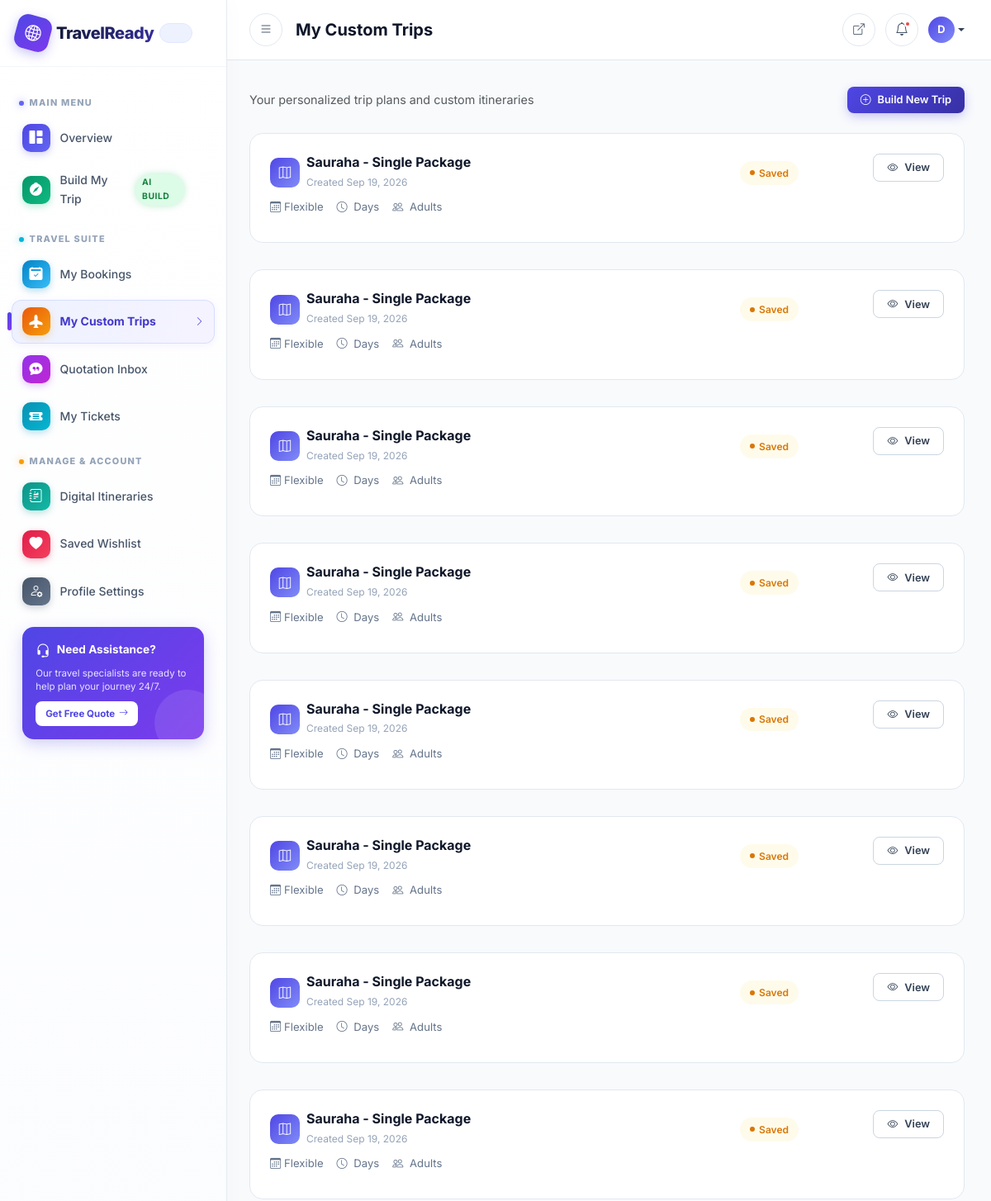
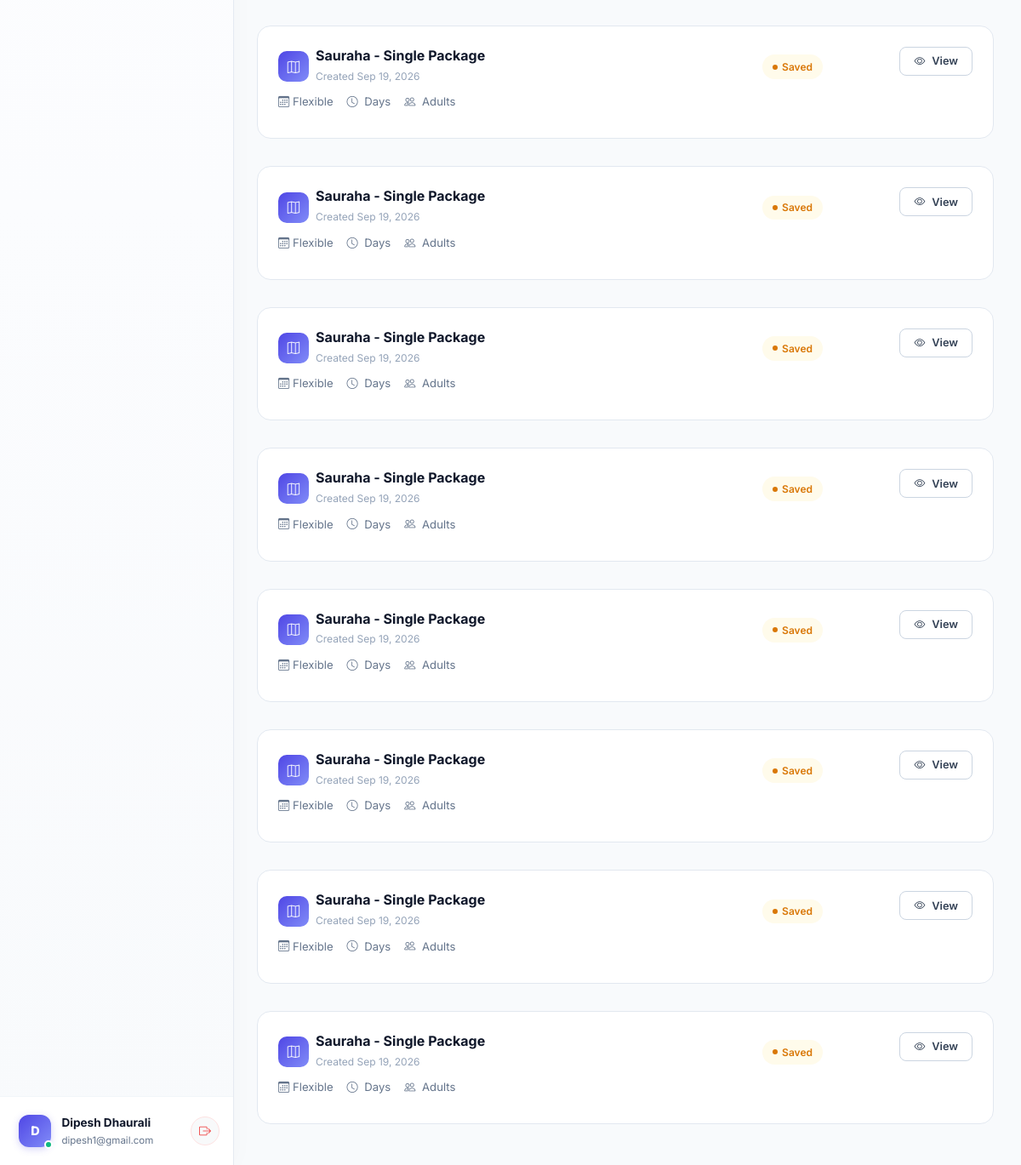
The app's page /dashboard/my-trips/ (signed in) with its own data (2 pictures, top to bottom).
### apps/custom_trips/models.py (models this page shows, shortened)
class CustomTrip(models.Model):
    PACKAGE_TYPE_CHOICES = [
        ('SINGLE', 'Single'),
        ('COUPLE', 'Couple'),
        ('FAMILY', 'Family'),
    ]
    HOTEL_CATEGORY_CHOICES = [
        ('BUDGET', 'Budget'),
        ('THREE_STAR', '3 Star'),
        ('FOUR_STAR', '4 Star'),
        ('LUXURY', 'Luxury'),
    ]
    STATUS = [
        ('DRAFT', 'Draft'),
        ('SAVED', 'Saved'),
        ('CONVERTED', 'Converted to Booking'),
    ]
    trip_name = models.CharField(max_length=255)
    user = models.ForeignKey(
        User,
        on_delete=models.CASCADE,
        related_name='custom_trips',
    )
    total_days = models.IntegerField(default=0)
    package_type = models.CharField(
        max_length=15,
        choices=PACKAGE_TYPE_CHOICES,
        blank=True,
        null=True,
    )
    selected_hotel_category = models.CharField(
        max_length=15,
        choices=HOTEL_CATEGORY_CHOICES,
        blank=True,
        null=True,
    )
    adults = models.IntegerField(default=1)
    children = models.IntegerField(default=0)
    infants = models.IntegerField(default=0)
    selected_activities = models.ManyToManyField(
        'destinations.Activity',
        blank=True,
    )
    selected_transportation = models.ManyToManyField(
        'destinations.Transportation',
        blank=True,
    )
    total_calculated_price = models.DecimalField(
        max_digits=12,
        decimal_places=2,
        default=0,
    )
    is_booked = models.BooleanField(default=False)
    status = models.CharField(
        max_length=15,
        choices=STATUS,
        default='DRAFT',
    )
    notes = models.TextField(blank=True)
    created_at = models.DateTimeField(auto_now_add=True)
    updated_at = models.DateTimeField(auto_now=True)

### apps/accounts/views.py (the view)
@login_required
def my_trips(request):
    trips = CustomTrip.objects.filter(
        user=request.user
    ).order_by('-updated_at')
    context = {
        'trips': trips,
    }
    return render(request, 'dashboard/my_trips.html', context)

### templates/dashboard/my_trips.html (shortened to what this page needs)
{% extends 'dashboard/base_dashboard.html' %}
{% block dashboard_page_title %}My Custom Trips{% endblock %}
{% block dashboard_content %}
<div class="d-flex justify-content-between align-items-center mb-4 flex-wrap gap-3">
    <p class="text-muted mb-0" style="font-size:0.9rem;">Your personalized trip plans and custom itineraries</p>
    <a href="{% url 'custom_trips:trip_builder' %}" class="tr-btn tr-btn-primary tr-btn-sm">
        <i class="bi bi-plus-circle"></i> Build New Trip
    </a>
</div>
{% if trips %}
<div class="d-flex flex-column gap-3">
    {% for trip in trips %}
    <div class="tr-booking-card animate-fadeInUp">
        <div class="d-flex flex-wrap gap-3 align-items-start justify-content-between">
            <div class="flex-grow-1">
                <div class="d-flex align-items-center gap-2 mb-2 flex-wrap">
                    <div style="width:36px;height:36px;border-radius:10px;background:linear-gradient(135deg,#4f46e5,#818cf8);display:flex;align-items:center;justify-content:center;flex-shrink:0;">
                        <i class="bi bi-map" style="color:white;font-size:0.9rem;"></i>
                    </div>
                    <div>
                        <h5 class="fw-bold mb-0" style="font-size:1rem;">{{ trip.trip_name|default:"My Custom Trip" }}</h5>
                        <span style="font-size:0.75rem;color:#94a3b8;">Created {{ trip.created_at|date:"M d, Y" }}</span>
                    </div>
                    <div class="ms-auto">
                        {% if trip.status == 'DRAFT' %}<span class="tr-badge tr-badge-secondary"><span class="tr-badge-dot"></span>Draft</span>
                        {% elif trip.status == 'SUBMITTED' %}<span class="tr-badge tr-badge-info"><span class="tr-badge-dot"></span>Submitted</span>
                        {% elif trip.status == 'CONFIRMED' %}<span class="tr-badge tr-badge-success"><span class="tr-badge-dot"></span>Confirmed</span>
                        {% else %}<span class="tr-badge tr-badge-warning"><span class="tr-badge-dot"></span>{{ trip.get_status_display }}</span>{% endif %}
                    </div>
                </div>
                <div class="d-flex flex-wrap gap-3 mb-2">
                    <span style="font-size:0.82rem;color:#64748b;"><i class="bi bi-calendar3 me-1"></i>{{ trip.start_date|date:"M d, Y"|default:"Flexible" }}</span>
                    <span style="font-size:0.82rem;color:#64748b;"><i class="bi bi-clock me-1"></i>{{ trip.num_days }} Days</span>
                    <span style="font-size:0.82rem;color:#64748b;"><i class="bi bi-people me-1"></i>{{ trip.num_adults }} Adults{% if trip.num_children %}, {{ trip.num_children }} Children{% endif %}</span>
                </div>
            </div>
            <div class="text-end d-flex flex-column gap-2" style="min-width: 160px;">
                <div class="d-flex gap-2 justify-content-end">
                    <a href="{% url 'custom_trips:custom_trip_detail' trip.id %}" class="tr-btn tr-btn-secondary tr-btn-sm">
                        <i class="bi bi-eye"></i> View
                    </a>
                </div>
            </div>
        </div>
    </div>
    {% endfor %}
</div>
{% endif %}
{% endblock %}

### templates/dashboard/base_dashboard.html (shortened to what this page needs)
{% load static %}
<!DOCTYPE html>
<html lang="en">
<head>
    <link href="https://cdn.jsdelivr.net/npm/bootstrap@5.3.0/dist/css/bootstrap.min.css" rel="stylesheet">
    <link href="https://cdn.jsdelivr.net/npm/bootstrap-icons@1.11.0/font/bootstrap-icons.css" rel="stylesheet">
    <link href="{% static 'css/travelready.css' %}" rel="stylesheet">
</head>
<body style="background: var(--tr-gray-50);">
    <div class="tr-dashboard-wrapper">
        <aside class="tr-sidebar" id="dashboardSidebar">
            <div class="sidebar-brand">
                <a href="{% url 'dashboard:dashboard' %}" class="d-flex align-items-center gap-2 text-decoration-none">
                    <span class="brand-icon"><i class="bi bi-globe2"></i></span>
                    <span class="brand-title">TravelReady <span class="brand-chip">APP</span></span>
                </a>
            </div>
            <nav class="sidebar-nav">
                <div class="sidebar-section-header">
                    <span class="section-dot dot-indigo"></span>
                    <span class="sidebar-section-title">Main Menu</span>
                </div>
                <a href="{% url 'dashboard:dashboard' %}" class="sidebar-link {% if request.resolver_match.url_name == 'dashboard' %}active{% endif %}">
                    <div class="nav-icon-box nav-icon-indigo">
                        <i class="bi bi-grid-1x2-fill"></i>
                    </div>
                    <span>Overview</span>
                </a>
                <a href="{% url 'custom_trips:trip_builder' %}" class="sidebar-link {% if request.resolver_match.url_name == 'trip_builder' or request.resolver_match.url_name == 'builder' %}active{% endif %}">
                    <div class="nav-icon-box nav-icon-emerald">
                        <i class="bi bi-compass-fill"></i>
                    </div>
                    <span>Build My Trip</span>
                    <span class="nav-chip-badge nav-chip-emerald">AI BUILD</span>
                </a>
                <div class="sidebar-section-header">
                    <span class="section-dot dot-cyan"></span>
                    <span class="sidebar-section-title">Travel Suite</span>
                </div>
                <a href="{% url 'dashboard:my_bookings' %}" class="sidebar-link {% if request.resolver_match.url_name == 'my_bookings' %}active{% endif %}">
                    <div class="nav-icon-box nav-icon-sky">
                        <i class="bi bi-calendar2-check-fill"></i>
                    </div>
                    <span>My Bookings</span>
                </a>
                <a href="{% url 'dashboard:my_trips' %}" class="sidebar-link {% if request.resolver_match.url_name == 'my_trips' %}active{% endif %}">
                    <div class="nav-icon-box nav-icon-amber">
                        <i class="bi bi-airplane-fill"></i>
                    </div>
                    <span>My Custom Trips</span>
                    <i class="bi bi-chevron-right active-indicator"></i>
                </a>
                <a href="{% url 'dashboard:my_quotations' %}" class="sidebar-link {% if request.resolver_match.url_name == 'my_quotations' %}active{% endif %}">
                    <div class="nav-icon-box nav-icon-purple">
                        <i class="bi bi-chat-quote-fill"></i>
                    </div>
                    <span>Quotation Inbox</span>
                </a>
                <a href="{% url 'dashboard:my_tickets' %}" class="sidebar-link {% if request.resolver_match.url_name == 'my_tickets' %}active{% endif %}">
                    <div class="nav-icon-box nav-icon-cyan">
                        <i class="bi bi-ticket-detailed-fill"></i>
                    </div>
                    <span>My Tickets</span>
                </a>
                <div class="sidebar-section-header">
                    <span class="section-dot dot-amber"></span>
                    <span class="sidebar-section-title">Manage & Account</span>
                </div>
                <a href="{% url 'dashboard:my_itineraries' %}" class="sidebar-link {% if request.resolver_match.url_name == 'my_itineraries' %}active{% endif %}">
                    <div class="nav-icon-box nav-icon-teal">
                        <i class="bi bi-journal-richtext"></i>
                    </div>
                    <span>Digital Itineraries</span>
                </a>
                <a href="{% url 'dashboard:my_wishlist' %}" class="sidebar-link {% if request.resolver_match.url_name == 'my_wishlist' %}active{% endif %}">
                    <div class="nav-icon-box nav-icon-rose">
                        <i class="bi bi-heart-fill"></i>
                    </div>
                    <span>Saved Wishlist</span>
                </a>
                <a href="{% url 'dashboard:profile_settings' %}" class="sidebar-link {% if request.resolver_match.url_name == 'profile_settings' %}active{% endif %}">
                    <div class="nav-icon-box nav-icon-slate">
                        <i class="bi bi-person-gear"></i>
                    </div>
                    <span>Profile Settings</span>
                </a>
                <div class="sidebar-promo-card">
                    <div class="d-flex align-items-center gap-2 mb-1">
                        <i class="bi bi-headset" style="font-size: 1.1rem;"></i>
                        <h6>Need Assistance?</h6>
                    </div>
                    <p>Our travel specialists are ready to help plan your journey 24/7.</p>
                    <a href="{% url 'custom_trips:quotation_request' %}" class="promo-btn">
                        <span>Get Free Quote</span>
                        <i class="bi bi-arrow-right" style="font-size:0.7rem;"></i>
                    </a>
                </div>
            </nav>
            <div class="sidebar-footer">
                <div class="d-flex align-items-center justify-content-between">
                    <a href="{% url 'dashboard:profile_settings' %}" class="sidebar-user flex-grow-1 me-2">
                        <div class="avatar-wrapper">
                            {% if user.profile.profile_picture %}
                                <img src="{{ user.profile.profile_picture.url }}" alt="{{ user.username }}" class="sidebar-user-avatar">
                            {% else %}
                                <span class="sidebar-user-avatar-placeholder">{{ user.first_name|default:user.username|first|upper }}</span>
                            {% endif %}
                            <span class="status-online-dot"></span>
                        </div>
                        <div class="sidebar-user-info">
                            <span class="sidebar-user-name">{{ user.get_full_name|default:user.username }}</span>
                            <span class="sidebar-user-email">{{ user.email }}</span>
                        </div>
                    </a>
                    <a href="{% url 'accounts:logout' %}" class="btn btn-sm btn-light p-2 rounded-circle" title="Sign Out" style="width: 34px; height: 34px; display: flex; align-items: center; justify-content: center; color: #ef4444; border: 1px solid #fee2e2;">
                        <i class="bi bi-box-arrow-right"></i>
                    </a>
                </div>
            </div>
        </aside>
        <div class="tr-main-content">
            <header class="tr-topbar">
                <div class="d-flex align-items-center gap-3">
                    <button class="tr-sidebar-toggle topbar-icon-btn" onclick="toggleSidebar()" aria-label="Toggle Sidebar">
                        <i class="bi bi-list"></i>
                    </button>
                    <h1 class="page-title">{% block dashboard_page_title %}Dashboard{% endblock %}</h1>
                </div>
                <div class="topbar-actions">
                    <a href="/" class="topbar-icon-btn text-decoration-none" title="View Website">
                        <i class="bi bi-box-arrow-up-right" style="font-size: 0.85rem;"></i>
                    </a>
                    <div class="topbar-icon-btn" title="Notifications">
                        <i class="bi bi-bell"></i>
                        <span class="notification-dot"></span>
                    </div>
                    <div class="dropdown d-none d-md-block">
                        <a href="#" class="d-flex align-items-center text-decoration-none dropdown-toggle" data-bs-toggle="dropdown" style="color: var(--tr-gray-700);">
                            {% if user.profile.profile_picture %}
                                <img src="{{ user.profile.profile_picture.url }}" alt="{{ user.username }}" style="width:32px;height:32px;border-radius:50%;object-fit:cover;">
                            {% else %}
                                <span style="width:32px;height:32px;border-radius:50%;background:linear-gradient(135deg,var(--tr-primary),var(--tr-primary-light));display:flex;align-items:center;justify-content:center;color:white;font-weight:700;font-size:0.8rem;">{{ user.first_name|default:user.username|first|upper }}</span>
                            {% endif %}
                        </a>
                    </div>
                </div>
            </header>
            <div class="tr-page-content">
                {% block dashboard_content %}{% endblock %}
            </div>
        </div>
    </div>
</body>
</html>

### records on screen
CustomTrip: trip_name "Sauraha - Single Package", created_at "Sep 19, 2026", status "Saved", start_date "Flexible"
CustomTrip: trip_name "Sauraha - Single Package", created_at "Sep 19, 2026", status "Saved", start_date "Flexible"
CustomTrip: trip_name "Sauraha - Single Package", created_at "Sep 19, 2026", status "Saved", start_date "Flexible"
CustomTrip: trip_name "Sauraha - Single Package", created_at "Sep 19, 2026", status "Saved", start_date "Flexible"
CustomTrip: trip_name "Sauraha - Single Package", created_at "Sep 19, 2026", status "Saved", start_date "Flexible"
CustomTrip: trip_name "Sauraha - Single Package", created_at "Sep 19, 2026", status "Saved", start_date "Flexible"
CustomTrip: trip_name "Sauraha - Single Package", created_at "Sep 19, 2026", status "Saved", start_date "Flexible"
CustomTrip: trip_name "Sauraha - Single Package", created_at "Sep 19, 2026", status "Saved", start_date "Flexible"
CustomTrip: trip_name "Sauraha - Single Package", created_at "Sep 19, 2026", status "Saved", start_date "Flexible"
CustomTrip: trip_name "Sauraha - Single Package", created_at "Sep 19, 2026", status "Saved", start_date "Flexible"
CustomTrip: trip_name "Sauraha - Single Package", created_at "Sep 19, 2026", status "Saved", start_date "Flexible"
CustomTrip: trip_name "Sauraha - Single Package", created_at "Sep 19, 2026", status "Saved", start_date "Flexible"
CustomTrip: trip_name "Sauraha - Single Package", created_at "Sep 19, 2026", status "Saved", start_date "Flexible"
CustomTrip: trip_name "Sauraha - Single Package", created_at "Sep 19, 2026", status "Saved", start_date "Flexible"
CustomTrip: trip_name "Sauraha - Single Package", created_at "Sep 19, 2026", status "Saved", start_date "Flexible"
CustomTrip: trip_name "Sauraha - Single Package", created_at "Sep 19, 2026", status "Saved", start_date "Flexible"

### other values on screen
{{ user.first_name|default:user.username|first|upper }} "D"
{{ user.get_full_name|default:user.username }} "Dipesh Dhaurali"
{{ user.email }} "dipesh1@gmail.com"
